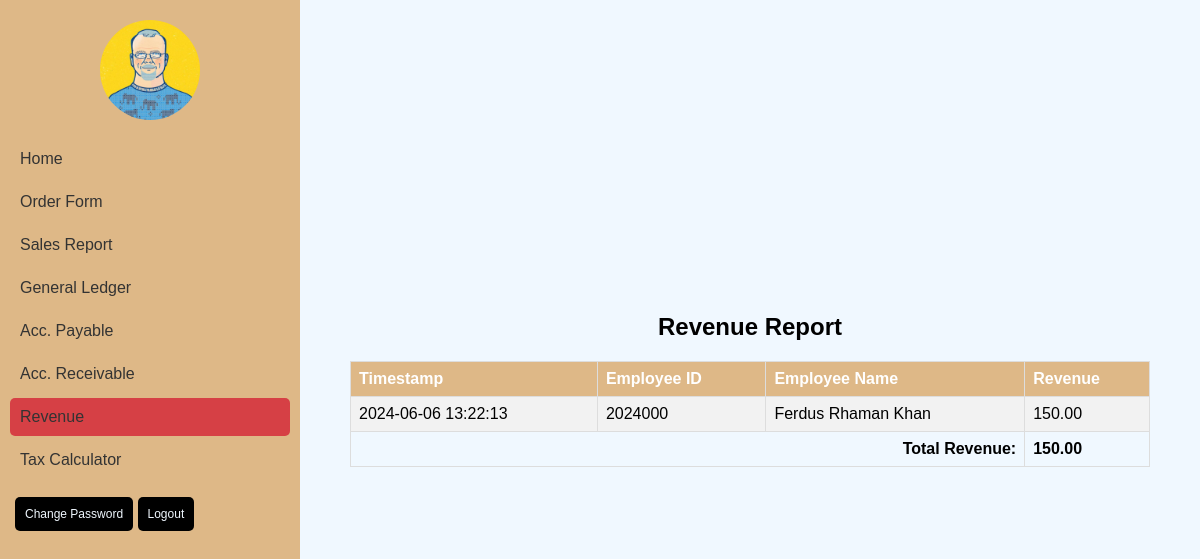
/revenue.php, run on the app's committed database.
### tables this page shows
CREATE TABLE `revenue` (
  `timestamp` timestamp NOT NULL DEFAULT current_timestamp(),
  `employee_id` varchar(50) NOT NULL,
  `employee_name` varchar(255) NOT NULL,
  `total_price` double NOT NULL
);

CREATE TABLE `users` (
  `id` int(11) NOT NULL,
  `user_name` varchar(255) NOT NULL,
  `password` varchar(255) NOT NULL,
  `name` varchar(255) NOT NULL,
  `number` varchar(50) NOT NULL,
  `email` varchar(50) NOT NULL,
  `address` varchar(200) NOT NULL,
  `reset_token` varchar(100) DEFAULT NULL,
  `token_expiry` datetime DEFAULT NULL
);

### revenue.php (the view, shortened to what this page needs)
<!DOCTYPE html>
<html lang="en">
<head>
    <link rel="stylesheet" href="style.css">
</head>
<body>
    <div class="container-home">
        <div class="left-container">
            <div class="prof-img">
                <img class="profile-img" src="Files\Rasmus Lerdorf.jpg" alt="Profile Image" style="height: 100px; width:100px">
            </div>
            <div class="vertical-menu">
                <a href="home.php">Home</a>
                <a href="order-take.php">Order Form</a>
                <a href="sales-record.php">Sales Report</a>
                <a href="ledger.php">General Ledger</a>
                <a href="acc-pay.php">Acc. Payable</a>
                <a href="acc-receive.php">Acc. Receivable</a>
                <a href="revenue.php" class="active">Revenue</a>
                <a href="Tax-calculator.php">Tax Calculator</a>
            </div>
            <div class="logout">
                <a href="change-pass.php" class="btn">Change Password</a>
                <a href="logout.php" class="btn">Logout</a>
            </div>
        </div>
        <div class="right-container">
            <h2>Revenue Report</h2>
            <table>
                <tr>
                    <th>Timestamp</th>
                    <th>Employee ID</th>
                    <th>Employee Name</th>
                    <th>Revenue</th>
                </tr>
                <?php
                include "db_conn.php";
                $sql_revenue = "
                    SELECT r.timestamp, r.employee_id, u.name AS employee_name, r.total_price
                    FROM revenue r
                    LEFT JOIN users u ON r.employee_id = u.id
                    ORDER BY r.timestamp DESC";
                $result_revenue = $conn->query($sql_revenue);
                $total_price_sum = 0;
                if ($result_revenue->num_rows > 0) {
                    while ($row_revenue = $result_revenue->fetch_assoc()) {
                        echo "<tr>";
                        echo "<td>" . htmlspecialchars($row_revenue['timestamp']) . "</td>";
                        echo "<td>" . htmlspecialchars($row_revenue['employee_id']) . "</td>";
                        echo "<td>" . htmlspecialchars($row_revenue['employee_name']) . "</td>";
                        echo "<td>" . number_format($row_revenue['total_price'], 2) . "</td>";
                        echo "</tr>";
                        $total_price_sum += $row_revenue['total_price'];
                    }
                } else {
                    echo "<tr><td colspan='4'>No revenue records found.</td></tr>";
                }
                ?>
                <tr>
                    <td colspan="3" style="text-align:right"><strong>Total Revenue:</strong></td>
                    <td><strong><?php echo number_format($total_price_sum, 2); ?></strong></td>
                </tr>
            </table>
        </div>
    </div>
</body>
</html>

### style.css (style rules this page uses)
* { margin: 0; padding: 0; box-sizing: border-box; }
body { font-family: Arial, Helvetica, sans-serif; background-color: burlywood; }
.container-home { display: flex; width: 100%; }
.left-container { width: 25%; height: 100vh; background-color: burlywood; }
.profile-img { display: block; margin: 20px auto 10px; border-radius: 50%; }
.vertical-menu { display: flex; flex-direction: column; gap: 5px; padding: 10px; }
.vertical-menu a { padding: 10px; text-decoration: none; color: #333; border-radius: 5px; transition: background-color 0.3s; }
.vertical-menu a.active { background-color: #d64045; }
.right-container { width: 75%; padding: 50px; background-color: aliceblue; display: flex; justify-content: center; align-items: center; flex-direction: column; }
::placeholder { color: aliceblue; opacity: 0.8; }
.logout { padding: 15px; }
.btn { text-decoration: none; font-size: 12px; border: none; outline: none; width: 100px; padding: 10px; border-radius: 5px; color: aliceblue; background-color: black; }
table { width: 100%; border-collapse: collapse; margin: 20px 0; }
table, th, td { border: 1px solid #ddd; }
th, td { padding: 8px; text-align: left; }
th { background-color: burlywood; color: white; }
tr:nth-child(even) { background-color: #f2f2f2; }

### data on the page
revenue: timestamp "2024-06-06 13:22:13", employee_id "2024000", users.name "Ferdus Rhaman Khan", total_price "150.00"

### other printed values
$total_price_sum "150.00"
